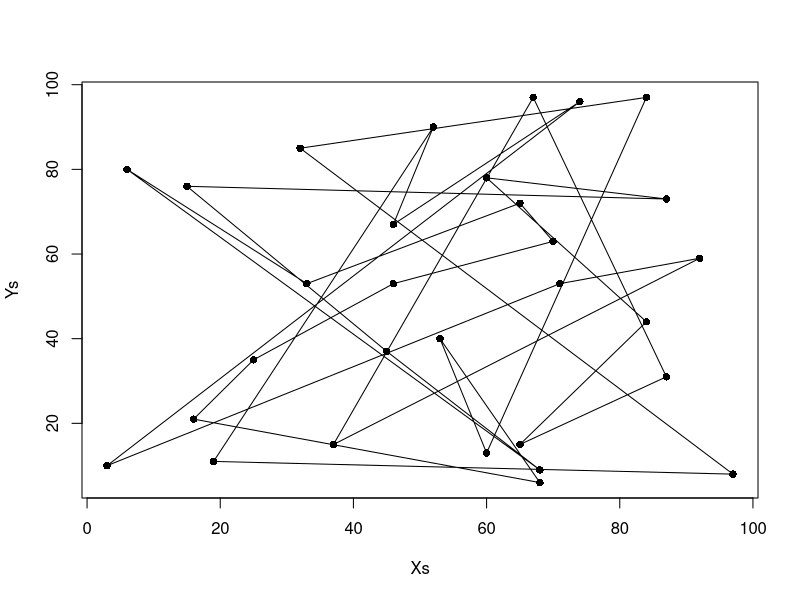
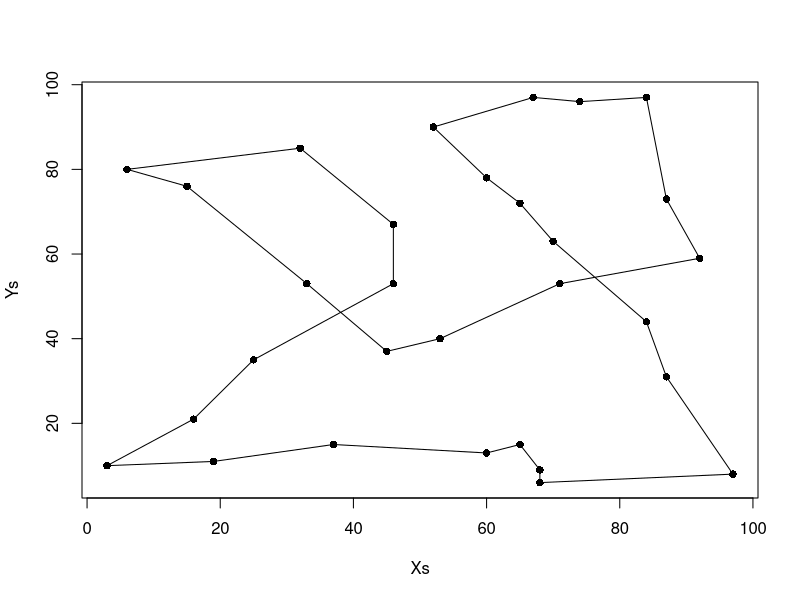

Here is the R script that generated these plots, in order:

tabuTSP<-function(size = 10, iters = 100, objFunc = NULL, config = NULL,
                  neigh = size^2, listSize = 9, nRestarts = 10, repeatAll = 1,
                  verbose = FALSE,dist=NULL)
{
  if (size < 2) { 
    stop("error: config too short!")
  }
  if(is.null(dist)){
    stop("error: must provide a distance matrix")
  }
  if (iters < 2) { 
    stop("error: not enough iterations!")
  }
  if (listSize >= size) { 
    stop("error: listSize too big!")
  }
  if (neigh > size^2) { 
    stop("error: too many neighbours!")
  }
  if (is.null(objFunc)) { 
    stop("A evaluation function must be provided. See the objFunc parameter.")
  }
  if (is.null(config)) {
    config<-getGreedy(size,dist)
  }
  else if (size != length(config)) {
    stop("Length of the starting configuration != size")
  }
  if (repeatAll < 1) {
    stop("error: repeatAll must be > 0")
  }
  iter <- 1 
  configKeep <- matrix(0, repeatAll * iters * (nRestarts + 3), size) 
  eUtilityKeep <- vector(, repeatAll * iters * (nRestarts + 3)) 
  for (j in 1:repeatAll) { 
    if (j > 1) { 
      config<-rbind(getRandom(size))
    }
    tabuList <- matrix(0, 1, size^2) 
    listOrder <- matrix(0, 1, listSize^2)
    eUtility <- objFunc(config,dist) 
    aspiration <- eUtility 
    
    
    preliminarySearch <- function() {
      configKeep[iter, ] <- config 
      eUtilityKeep[iter] <- eUtility 
      iter <- iter + 1 
      for (i in 2:iters) { 
        neighboursEUtility <- matrix(0, 1, size^2) 
        configTemp <- t(matrix(config, size, neigh)) 
        Neighbours <- c(1:(size^2))
        #print(configTemp)
        if(size>=60){
          configTemp<-findConfP(config)
        }else{
          configTemp<-findConf(config)
        }
        #print(configTemp)
        neighboursEUtility[Neighbours] <- apply(configTemp, 1,objFunc,d=dist)
        
        maxNontaboo <- max(neighboursEUtility[tabuList == 0]) 
        if(length(neighboursEUtility[tabuList==1])==0){ 
          maxTaboo<-(-2147483647)
        }else{
          maxTaboo <- max(neighboursEUtility[tabuList == 1]) 
        }
        move <- ifelse(maxTaboo > maxNontaboo & maxTaboo > aspiration, 
                       
                       ifelse(length(which(neighboursEUtility == maxTaboo)) == 1, 
                              which(neighboursEUtility == maxTaboo), 
                              sample(which(neighboursEUtility == maxTaboo), 1)),
                       
                       ifelse(length(which(neighboursEUtility == maxNontaboo & tabuList == 0)) == 1,
                              which(neighboursEUtility == maxNontaboo & tabuList==0), 
                              sample(which(neighboursEUtility == maxNontaboo & tabuList==0), 1)) 
                       
        ) 
        
        
        if (eUtility >= neighboursEUtility[move]) { 
          tabuList[move] <- 1 
          if (sum(tabuList) > listSize^2) { 
            tabuList[listOrder[1]] <- 0 
            listOrder[1:listSize] <- c(listOrder[2:listSize], 0) 
          }
          listOrder[min(which(listOrder == 0))] <- move
        }
        else if (neighboursEUtility[move] > aspiration)
          aspiration <- neighboursEUtility[move]
        eUtility <- neighboursEUtility[move] 
        
        config<-configTemp[move,]
        configKeep[iter, ] <- config 
        eUtilityKeep[iter] <- eUtility 
        iter <- iter + 1 
      }
      result = list(aspiration = aspiration, configKeep = configKeep, eUtilityKeep = eUtilityKeep, iter = iter)
      return(result)
    }
    
    
    if (verbose) 
      cat("Preliminary search stage...\n")
    
    result <- preliminarySearch() 
    aspiration <- result$aspiration 
    configKeep <- result$configKeep 
    eUtilityKeep <- result$eUtilityKeep 
    iter <- result$iter 
    temp_asp <- -2147483647
    restarts <- 0 
    
    
    while (temp_asp < aspiration & restarts < nRestarts) { 
      if (verbose)
        cat("Intensification stage...\n")
      eUtility <- max(eUtilityKeep[which(eUtilityKeep!=0)]) 
      temp_asp <- aspiration 
      config <- configKeep[max(which(eUtilityKeep == eUtility)), ] 
      result <- preliminarySearch() 
      aspiration <- result$aspiration 
      configKeep <- result$configKeep
      eUtilityKeep <- result$eUtilityKeep
      iter <- result$iter
      restarts <- restarts + 1 
    }
    if (verbose)
      cat("Diversification stage...\n")
    
    
    config<-rbind(getRandom(size))
    
    eUtility <- objFunc(config,dist) 
    
    frequent <- apply(configKeep, 2, function(x) sum(diff(x) != 0)) 
    
    tempTabuList <- as.numeric(rank(frequent, ties.method = "random") > (size - listSize)) 
    
    tabuList<-tl(tempTabuList) 
    
    listOrder <- sample(which(tabuList==1), listSize^2) 
    
    result <- preliminarySearch() 
    iter <- result$iter
    configKeep <- result$configKeep
    eUtilityKeep <- result$eUtilityKeep
    
  }
  
  endResult <- list(type = "binary configuration", configKeep = configKeep[1:(iter - 1), ], eUtilityKeep = eUtilityKeep[1:(iter - 1)], iters = iters, neigh = neigh, listSize = listSize, repeatAll = repeatAll)
  class(endResult) = "tabu"
  return(endResult)
  
}


evaluate<-function(v,d){
  pathLength<-0
  for(i in 1:length(v)){
    pathLength<-pathLength+(d[i,which(v==i)]) 
  }
  return(-1*pathLength)
}

findConf<-function(v){ #non-parallel neighbour finding
  m<-matrix(v,1,length(v))
  
  for(i in 1:length(v)){
    for(j in 1:length(v)){
      m<-rbind(m,swap(v,i,j))
    }
  }
  return(m[2:nrow(m),])
}
findConfP<-function(v){ #parallel neighbour finding
  if(!"foreach" %in% rownames(installed.packages())){
    install.packages("foreach")
  }
  if("doParallel" %in% rownames(installed.packages())){
    install.packages("doParallel")
  }
  nc<-detectCores()-1
  cl<-makeCluster(nc)
  library(doParallel)
  library(foreach)
  m<-matrix(v,1,length(v))
  avec<-c(1:length(v))
  bvec<-c(1:length(v))
  mt<-
    foreach(b=bvec, .combine='rbind')%:%
    foreach(a=avec, .combine='rbind', .export='Pswap') %dopar%{
      Pswap(m,a,b)
    }
  stopCluster(cl)
  return(mt)
}


swap<-function(v,X1,X2){ 
  originalV<-v
  if(X1==X2){
    return(v)
  }
  X1p<-v[X1] 
  if(X1p==X2){ 
    return(v)
  }
  pX1<-which(v==X1) 
  pX2<-which(v==X2) 
  v[pX1]<-X1p 
  v[X1]<-X2 
  v[pX2]<-X1 
  bool<-T 
  for(i in 1:length(v)){
    if(v[i]==i){
      bool<-F
    }
  }
  
  if(bool==F){ 
    return(originalV)
  }
  return(v)
}

tl<-function(b){ 
  v<-numeric(length(b)^2)
  track<-1
  for(i in 1:length(b)){
    if(b[i]==1){
      v[track:(track+length(b)-1)]<-1
      track<-(track+length(b))
    }else{
      track<-(track+length(b))
    }
  }
  return(v)
}

generate<-function(size){
  v<-numeric(size) 
  t<-c(1:size) 
  for(i in 1:size){
    exc<-c(i,v,which(v==i)) 
    
    temp<-t[-exc] 
    
    if(i==size && (temp==size || length(temp)==0)){ 
      v<-generate(size) 
    }else{
      if(length(temp)==1){
        v[i]<-temp
      }else{
        v[i]<-sample(t[-exc],1) 
      }
    }
    
  }
  return(v)
}

getRandom<-function(size){
  loop<-T
  v<-numeric(size)
  while(loop){
    v<-generate(size)
    if(valid(v)==T){
      return(v)
    }
  }
}

valid<-function(b){ 
  if(length(b)<1){
    return(F)
  }else if(length(b)==1){
    return(T)
  }else{
    track<-1
    max<-length(b)
    bool<-T 
    visited<-numeric(length(b))
    current<-1
    for(i in 1:max){
      visited[i]<-b[current] 
      current<-b[current]
      
    }
    
  }
  
  return(!any(duplicated(visited)))
}
getPath<-function(size,resM){
  visited<-numeric(size)
  current<-1
  for(i in 1:size){
    visited[i]<-resM[current] 
    current<-resM[current]
  }
  cycle<-c(1,visited)
  return(rbind(cycle))
}

getGreedy<-function(size,d){
  diag(d)<-diag(d)+.Machine$integer.max
  v<-numeric(size)
  track<-1
  exc<-numeric(size)
  exc[1]<-1
  for(i in 1:size){
    exc<-c(track,exc)
    if(i==size){
      v[track]<-1
    }else{
      if(length(d[track,-exc])==1){ #it was being forced to a vector when there was length 1 and it was causing issues with "names()"
        #cat("track: ",track,"\n")
        #cat("d[track,-exc]",d[track,-exc],"\n")
        #cat("exc: ",exc,"\n")
        #cat("length: ",length(d[track,-exc])==1,"\n")
        #cat("which: ",which(d[track,]==d[track,-exc]),"\n")
        #v[track]<-which(d[track,]==d[track,-exc])
        vect2<-which(d[track,]==d[track,-exc]) #PROBLEM this can produce more than 1 number when there is 2 numbers exactly the same in the same row
        pos<-setdiff(vect2,exc) #This takes the differene between the 2 vectors i.e removes the excluded towns from vect2 (if an excluded town has exactly the same distance it can be included)
        v[track]<-pos
      }else{
        v[track]<-as.integer(names(which.min(d[track,-exc])))
      }
      track<-v[track]
      #cat("V:",v,"\n")
    }
  }
  return(v)
}


summ<-function (object, verbose = FALSE, ...)
{
  tabuObject <- object
  nVars <- rowSums(tabuObject$configKeep)
  nSelect <- colSums(tabuObject$configKeep)
  uniqueConfig <- dim(unique(tabuObject$configKeep))[1]
  output <- paste("Tabu Settings", "\n", "  Type                                       = ",
                  tabuObject$type, "\n", "  No of algorithm repeats                    = ",
                  tabuObject$repeatAll, "\n", "  No of iterations at each prelim search     = ",
                  tabuObject$iters, "\n", "  Total no of iterations                     = ",
                  length(nVars), "\n", "  No of unique best configurations           = ",
                  uniqueConfig, "\n", "  Tabu list size                             = ",
                  tabuObject$listSize, "\n", "  Configuration length                       = ",
                  length(nSelect), "\n", "  No of neighbours visited at each iteration = ",
                  tabuObject$neigh, "\n", sep = "")
  maxObjFunction <- max(tabuObject$eUtilityKeep)
  optimumNVars <- nVars[which(tabuObject$eUtilityKeep == max(tabuObject$eUtilityKeep))]
  optimumIteration <- which(tabuObject$eUtilityKeep == max(tabuObject$eUtilityKeep))
  if(length(optimumIteration)==1){
    optimumConfig <- matrix(tabuObject$configKeep[optimumIteration, ],1,length(nSelect))
  }else{
    optimumConfig<-tabuObject$configKeep[optimumIteration, ]
  }
  optionPart <- paste("Results:", "\n", "  Shortest path found              = ",
                      -1*maxObjFunction, "\n", "  Occurs # of times                = ",
                      length(optimumNVars), "\n", "  Optimum number of variables      = ",
                      unique(optimumNVars), "\n", sep = "")
  cat(output)
  cat(optionPart)
  if (verbose) {
    cat(paste("Optimum configuration found:", "\n"))
    print(unique(optimumConfig))
    cat(paste("Optimum path found:","\n"))
    print(getPath(length(nSelect),tabuObject$configKeep[which.max(tabuObject$eUtilityKeep),]))
  }
}


Xs<-sample(1:100,30,replace=T) 
Ys<-sample(1:100,30,replace=T) 
Ps<-cbind(Xs,Ys) 
d<-as.matrix(dist(Ps))

time<-proc.time()
res<-tabuTSP(size=30,iters=10,objFunc=evaluate,listSize=20,nRestarts=10,repeatAll=1,dist=d)
summ(res, verbose=T) #Worked for 125 towns, took approx 90 minutes
proc.time()-time

plot(Ps,col="black",pch=16)
adjXs<-c(Xs,Xs[1])
adjYs<-c(Ys,Ys[1])
lines(adjXs,adjYs)
resM<-res$configKeep[which.max(res$eUtilityKeep),]

newPs<-function(Ps,resM){
  visited<-numeric(length(Ps[,1]))
  current<-1
  for(i in 1:length(Ps[,1])){
    visited[i]<-resM[current]
    current<-resM[current]
  }
  cycle<-c(1,visited)
  Xs<-Ps[cycle,1]
  Ys<-Ps[cycle,2]
  plot(Ps,col="black",pch=16)
  lines(Xs,Ys)
}
newPs(Ps,resM)